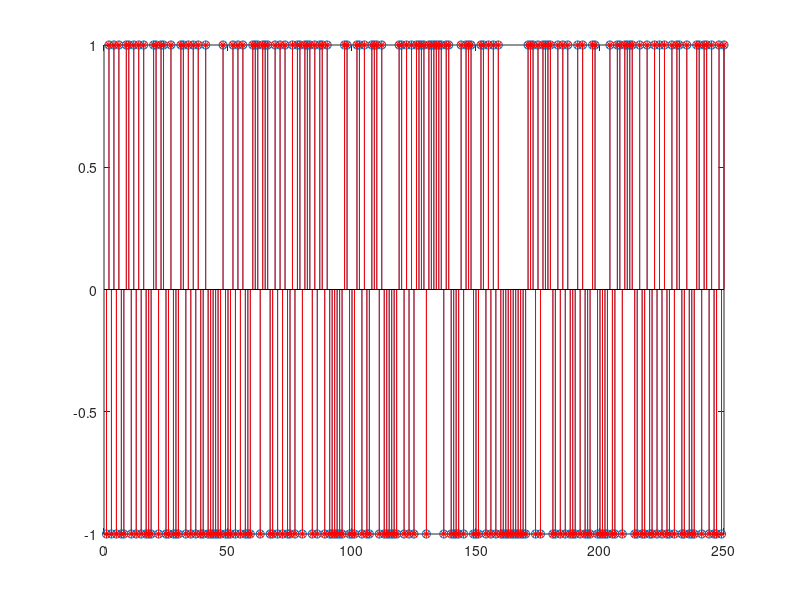

Reproduce this figure in MATLAB.
clear;
clc;
close all

N = 250 ;
bk = randi([0, 1], N ,1);
I = 2*bk-1 ;
q = 2*bk-1 ;
sig = I + 1i*q;
Sn = ifft(sig);

Sk = fft(Sn);
Ihat = 2*(real(sig)>0)-1;
qhat = 2*(imag(sig)>0)-1;
 
%stem(I);
%hold on;
%stem(Ihat,"-*r");
stem(q);
hold on;
stem(qhat,"-*r");

biterrI = mean(abs(Ihat - I))/2
biterrQ = mean(abs(qhat - q))/2

PC = (1 - biterrI)*(1 - biterrQ)
biterrI = 1 - PC